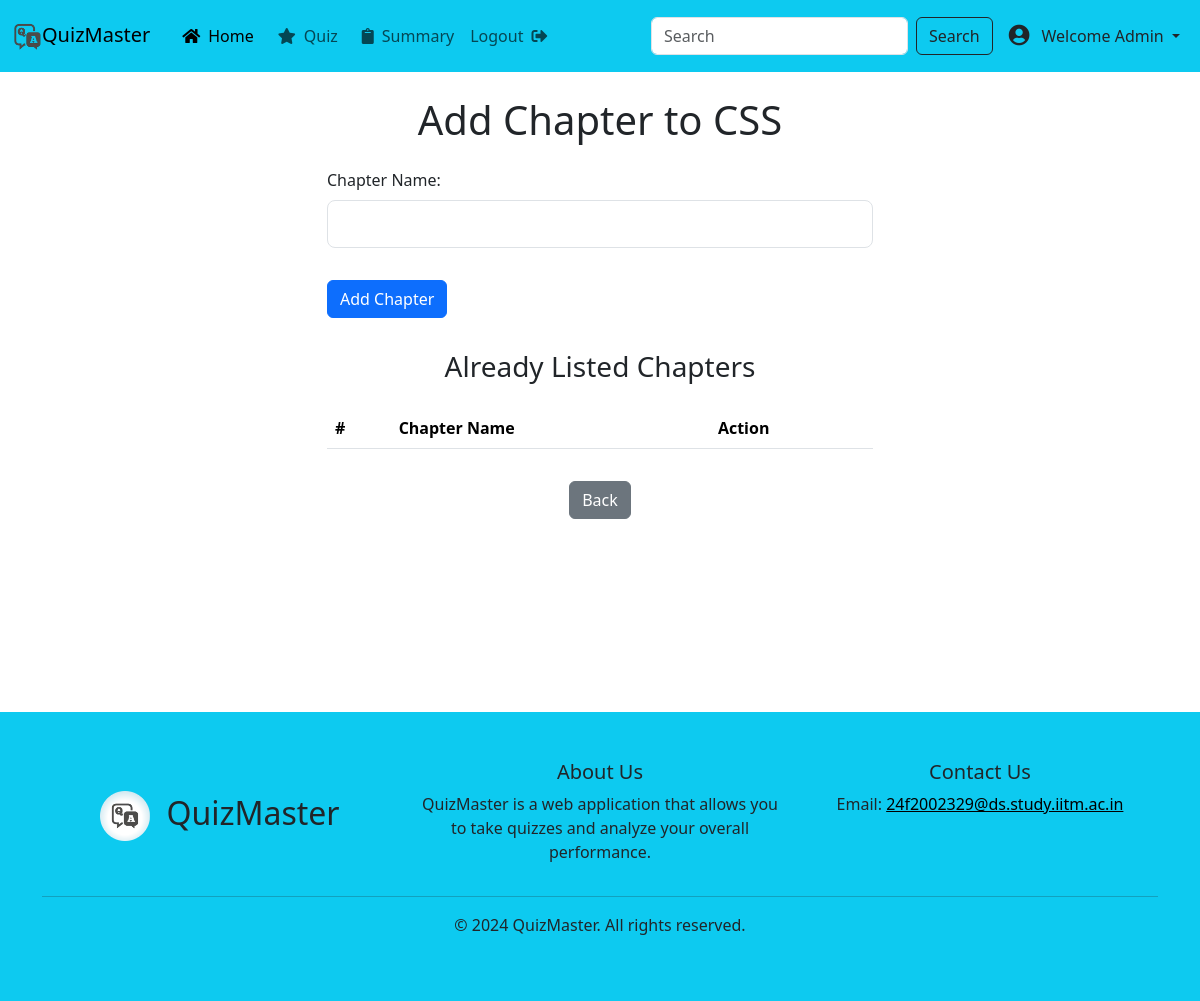
The app's page /admin/add_chapter/2 (signed in), older data.
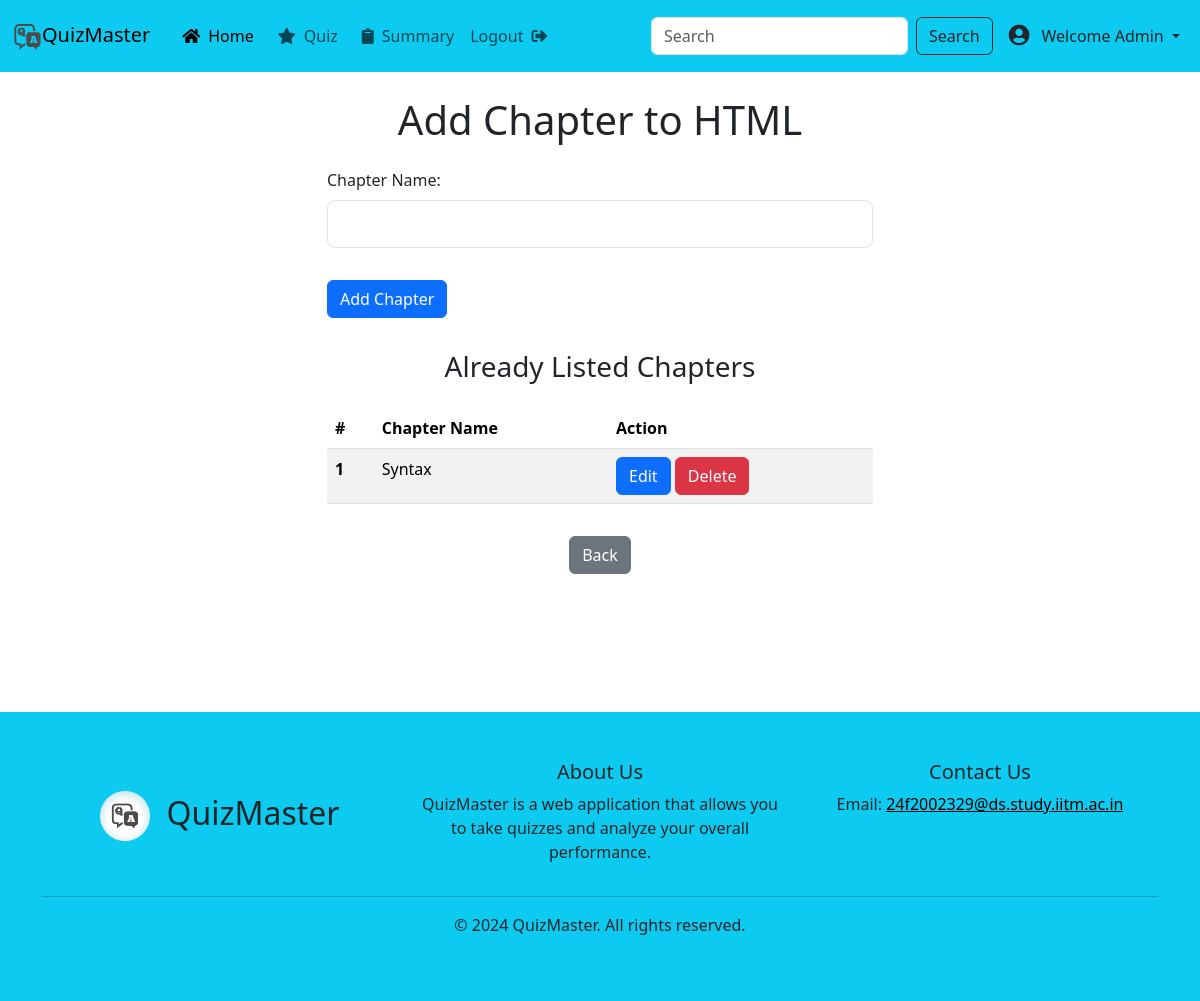
The same page, newer data.
### app/models/models.py (models this page shows)
class Subject(db.Model):
    id = db.Column(db.Integer, primary_key=True)
    name = db.Column(db.String(100), nullable=False)
    desc = db.Column(db.String(200), nullable=True)
    chapters = db.relationship('Chapter', backref='subject', lazy=True)

class Chapter(db.Model):
    id = db.Column(db.Integer, primary_key=True)
    name = db.Column(db.String(100), nullable=False)
    subject_id = db.Column(db.Integer, db.ForeignKey('subject.id'), nullable=False)
    quizzes = db.relationship('Quiz', backref='chapter', lazy=True)

### app/routes/admin.py (the view, shortened to what this page needs)
@admin_blueprint.route('/add_chapter/<int:subject_id>', methods=['GET', 'POST'])
def add_chapter(subject_id):
    if session.get('role') != 'admin':
        return "Unauthorized", 403
    subject = Subject.query.get_or_404(subject_id)
    chapters = Chapter.query.filter_by(subject_id=subject_id).all()
    return render_template('admin/add_chapter.html', subject=subject, chapters=chapters)

### app/templates/admin/add_chapter.html
{% extends "base.html" %}
{% block content %}
<section class="content">
    <div class="container">
        <div class="row">
            <div class="col-md-6 offset-md-3">
                <h1 class="text-center mb-4 mt-4">Add Chapter to {{ subject.name }}</h1>
                <form action="{{ url_for('admin.add_chapter', subject_id=subject.id) }}" method="POST">
                    <div class="form-outline mb-4">
                        <label class="form-label" for="chapter">Chapter Name:</label>
                        <input type="text" id="chapter" name="chapter" class="form-control form-control-lg" required />
                    </div>
                    <button type="submit" class="btn btn-primary my-2 py-auto">Add Chapter</button>
                </form>
                <h3 class="text-center my-4">Already Listed Chapters</h3>
                <table class="table table-striped">
                    <thead>
                        <tr>
                            <th scope="col">#</th>
                            <th scope="col">Chapter Name</th>
                            <th scope="col">Action</th>
                        </tr>
                    </thead>
                    <tbody>
                        {% for chapter in chapters %}
                        <tr>
                            <th scope="row">{{ loop.index }}</th>
                            <td>{{ chapter.name }}</td>
                            <td>
                                <a href="{{ url_for('admin.edit_chapter', subject_id=subject.id, chapter_id=chapter.id) }}" class="btn btn-primary">Edit</a>
                                <a href="{{ url_for('admin.delete_chapter', subject_id=subject.id, chapter_id=chapter.id) }}" class="btn btn-danger">Delete</a>
                            </td>
                        </tr>
                        {% endfor %}
                    </tbody>
                </table>
                <div class="text-center">
                    <button onclick="history.back()" class="btn btn-secondary mt-3 mb-4">Back</button>
                </div>
            </div>
        </div>
    </div>
</section>
{% endblock %}

Row changes from the older to the newer data that the page shows:
changed Subject: name "CSS" → "HTML"
added Chapter: name "Syntax"
